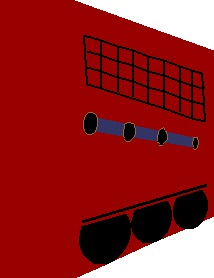
#> input picture pygametutorial/vagon.jpg, 214 x 278 px
$ python resize.py   (older library calls are emulated)
#> lines starting #> are read from the running program, lines starting #| are printed output that depends on the picture
import PIL
from PIL import Image

basewidth = 180
img = Image.open("vagon.jpg")
#> img is the input picture: PIL image 214x278 RGB; mean R, G, B 146.8, 35.8, 36
wpercent = (basewidth/ float(img.size[0]))
#> wpercent = 0.841
hsize = int((float(img.size[1]) * float(wpercent)))
#> hsize = 233
img = img.resize((basewidth,hsize), PIL.Image.ANTIALIAS)
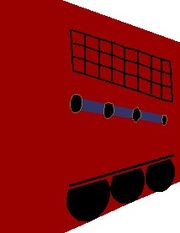
#> img: PIL image 180x233 RGB; mean R, G, B 146.7, 35.9, 36.1
img.save('resized_image.jpg')

baseheight = 244
img = Image.open("vagon.jpg")
hpercent = (baseheight/ float(img.size[1]))
#> hpercent = 0.878
wsize = int((float(img.size[0]) * float(hpercent)))
#> wsize = 187
img = img.resize((wsize,baseheight), PIL.Image.ANTIALIAS)
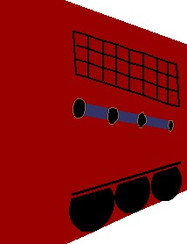
#> img: PIL image 187x244 RGB; mean R, G, B 146.7, 35.9, 36.1
img.save('resized_image.jpg')
